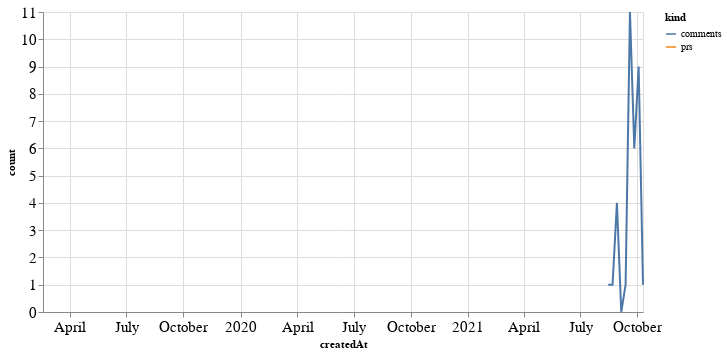

Notebook code for this chart:
### Code cell
alt.Chart(total_time, width=600).mark_line().encode(
    x='createdAt',
    y='count',
    color='kind'
)

### Figure 1 — Vega-Lite specification as saved in the notebook (floating-point values rounded to 4 significant figures)
{"config": {"axisLeft": {"labelFontSize": 15}, "axisBottom": {"labelFontSize": 15}}, "data": {"name": "data-6f5fca8dc0c77133b953e95d38d44889"}, "mark": "line", "encoding": {"color": {"type": "nominal", "field": "kind"}, "x": {"type": "temporal", "field": "createdAt"}, "y": {"type": "quantitative", "field": "count"}}, "width": 600, "$schema": "https://vega.github.io/schema/vega-lite/v4.8.1.json", "datasets": {"data-6f5fca8dc0c77133b953e95d38d44889": [{"createdAt": "2019-02-17T00:00:00", "kind": "prs", "count": 1.0}, {"createdAt": "2021-08-15T00:00:00", "kind": "prs", "count": null}, {"createdAt": "2021-08-22T00:00:00", "kind": "prs", "count": null}, {"createdAt": "2021-08-29T00:00:00", "kind": "prs", "count": null}, {"createdAt": "2021-09-05T00:00:00", "kind": "prs", "count": null}, {"createdAt": "2021-09-12T00:00:00", "kind": "prs", "count": null}, {"createdAt": "2021-09-19T00:00:00", "kind": "prs", "count": null}, {"createdAt": "2021-09-26T00:00:00", "kind": "prs", "count": null}, {"createdAt": "2021-10-03T00:00:00", "kind": "prs", "count": null}, {"createdAt": "2021-10-10T00:00:00", "kind": "prs", "count": null}, {"createdAt": "2019-02-17T00:00:00", "kind": "comments", "count": null}, {"createdAt": "2021-08-15T00:00:00", "kind": "comments", "count": 1.0}, {"createdAt": "2021-08-22T00:00:00", "kind": "comments", "count": 1.0}, {"createdAt": "2021-08-29T00:00:00", "kind": "comments", "count": 4.0}, {"createdAt": "2021-09-05T00:00:00", "kind": "comments", "count": 0.0}, {"createdAt": "2021-09-12T00:00:00", "kind": "comments", "count": 1.0}, {"createdAt": "2021-09-19T00:00:00", "kind": "comments", "count": 11.0}, {"createdAt": "2021-09-26T00:00:00", "kind": "comments", "count": 6.0}, {"createdAt": "2021-10-03T00:00:00", "kind": "comments", "count": 9.0}, {"createdAt": "2021-10-10T00:00:00", "kind": "comments", "count": 1.0}]}}
